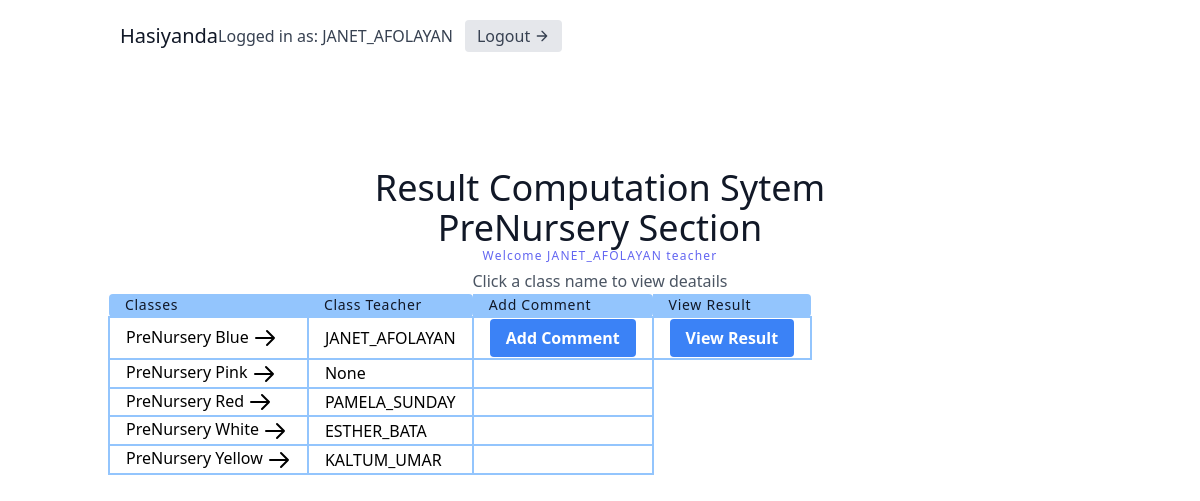
The app's page /classList/ (signed in) with its own data.
### users/models.py (models this page shows, shortened)
class User(AbstractUser):
    class Role(models.TextChoices):
        ADMIN = 'admin'
        TEACHER = 'teacher'
        STUDENT = 'student'
    base_role = Role.TEACHER
    role = models.CharField(max_length=10, choices= Role.choices , null=True, blank=True)
    section = models.ForeignKey('result.section', on_delete=models.SET_NULL, null=True , blank=True)
    class Meta:
        db_table = 'auth_user'
    def __str__(self):
        return self.username

### result/models.py (models this page shows, shortened)
class section(models.Model):
    sectionName = models.CharField(max_length=100 , unique=True)
    def __str__(self):
        return self.sectionName

class classArmTeacher(models.Model):
    className = models.ForeignKey(all_class, on_delete=models.CASCADE, null=True)
    classArm = models.ForeignKey(classArm, related_name='classArm', on_delete=models.CASCADE, null=True)
    classTeacher = models.ForeignKey(User, on_delete=models.SET_NULL, null=True)
    date = models.DateTimeField(auto_now_add=True)
    class Meta:
        ordering = ['className']

class all_class(models.Model):
    className = models.CharField(max_length=100 , unique=True)
    section = models.ForeignKey(section, on_delete=models.CASCADE, null=True)
    complete = models.BooleanField(default=False)
    date = models.DateTimeField(auto_now_add=True)
    def __str__(self):
        return self.className
    class Meta:
        ordering = ['className']

class classArm(models.Model):
    armName = models.CharField(max_length=100 , unique=True)
    def __str__(self):
        return self.armName
    class Meta:
        ordering = ['armName']

### result/views.py (the view)
# urls.py: path('classList/', classList.as_view(), name='classList'),
class classList(ListView):
    model = classArmTeacher
    template_name = 'result/classList.html'
    def get_context_data(self, **kwargs):
        context = super(classList, self).get_context_data(**kwargs)
        context['user'] = self.request.user
        if self.request.user.is_staff:
            context['all_class'] = classArmTeacher.objects.all()
        else:
            context['all_class'] = classArmTeacher.objects.filter(className__section__sectionName = self.request.user.section)
            context['sectionSubjects'] = allsubject.objects.filter(className__className__section__sectionName = self.request.user.section).values('className__className').distinct()
        return context

### result/templates/result/classList.html (shortened to what this page needs)
<script src="https://cdn.tailwindcss.com"></script>
<link rel="stylesheet" href="https://cdn.tailgrids.com/tailgrids-fallback.css" />
{% include 'navbar.html' %}
<section class="text-gray-600 body-font">
   <div class="container px-5 py-24 mx-auto">
     <div class="flex flex-col text-center w-full">
       <h1 class="sm:text-4xl text-3xl font-medium title-font text-gray-900">Result Computation Sytem</h1>
       <h1 class="sm:text-4xl text-3xl font-medium title-font text-gray-900">{{ user.section }} Section</h1>
       <h2 class="text-xs text-indigo-500 tracking-widest font-medium title-font mb-1">Welcome {{user.username}} {{user.role}}</h2>
       <p class=" mx-auto leading-relaxed text-base">Click a class name to view deatails</p>
     </div>
     <div class="w-full mx-auto">
      <table class="table-auto w-auto text-left whitespace-no-wrap">
        <thead>
          <tr>
            <th class="px-4 title-font tracking-wider font-medium text-gray-900 text-sm bg-blue-300 rounded-tl rounded-bl">Classes</th>
            <th class="px-4 title-font tracking-wider font-medium text-gray-900 text-sm bg-blue-300 rounded-tr rounded-br">Class Teacher</th>
            <th class="px-4 title-font tracking-wider font-medium text-gray-900 text-sm bg-blue-300 rounded-tr rounded-br">Add Comment</th>
            <th class="px-4 title-font tracking-wider font-medium text-gray-900 text-sm bg-blue-300 rounded-tr rounded-br">View Result</th>
          </tr>
        </thead>
        <tbody>
           {% for class in all_class %}
          <tr>
            <td class="hover:bg-green-300 px-4 border-2 border-blue-300">
              <a href="{% url 'result:classDetails' class.id %}">
               {{ class.className }} {{ class.classArm }}
               <svg xmlns="http://www.w3.org/2000/svg" class="h-6 w-6 inline-block" fill="none" viewBox="0 0 24 24" stroke="currentColor">
             </a>
           </td>
            <td class="px-4 border-2 border-blue-300"> {{ class.classTeacher }} </td>
            {%if class.classTeacher == request.user  or request.user.is_staff%}
            <td class="px-4 border-2 border-blue-300">
             <button class="bg-blue-500 hover:bg-blue-700 text-white font-bold py-2 px-4 rounded">
              <a href="{% url 'result:addComment' class.id %}">
               Add Comment
             </a>
            </button>
            </td>
            <td class="px-4 border-2 border-blue-300">
             <button class="bg-blue-500 hover:bg-blue-700 text-white font-bold py-2 px-4 rounded">
              <a href="{% url 'result:examResult' class.id %}">
               View Result
             </a>
            {% else %}
            <td class="px-4 border-2 border-blue-300"> </td>
            {% endif %}
          </tr>
          {% endfor %}
        </tbody>
      </table>
    </div>
   </div>
 </section>

### templates/navbar.html (shortened to what this page needs)
<header class="text-gray-700 body-font">
<link rel="stylesheet" href="https://cdnjs.cloudflare.com/ajax/libs/animate.css/3.5.2/animate.min.css">
    <div class="container mx-auto flex flex-wrap p-5 flex-col md:flex-row items-center">
      <a href="" class="flex title-font font-medium items-center text-gray-900 mb-4 md:mb-0">
        <span class="ml-3 text-xl">Hasiyanda</span>
      </a>
      {% if request.user.is_authenticated %}
        Logged in as: {{ request.user.username }}
        <a href="{% url 'result:logoutUser'  %}" class="ml-3 inline-flex items-center bg-gray-200 border-0 py-1 px-3 focus:outline-none hover:bg-gray-300 rounded text-base mt-4 md:mt-0">
          Logout
            <svg fill="none" stroke="currentColor" stroke-linecap="round" stroke-linejoin="round" stroke-width="2" class="w-4 h-4 ml-1" viewBox="0 0 24 24">
                <path d="M5 12h14M12 5l7 7-7 7"></path>
            </svg>
        </a>
      {% endif %}
    </div>
</header>

### records on screen
classArmTeacher: className "PreNursery", classArm "Blue", classTeacher "JANET_AFOLAYAN", shows "Add Comment"
classArmTeacher: className "PreNursery", classArm "Pink", classTeacher "None"
classArmTeacher: className "PreNursery", classArm "Red", classTeacher "PAMELA_SUNDAY"
classArmTeacher: className "PreNursery", classArm "White", classTeacher "ESTHER_BATA"
classArmTeacher: className "PreNursery", classArm "Yellow", classTeacher "KALTUM_UMAR"

### other values on screen
{{ request.user.username }} "JANET_AFOLAYAN"
{{ user.section }} "PreNursery"
{{ user.username }} "JANET_AFOLAYAN"
{{ user.role }} "teacher"
